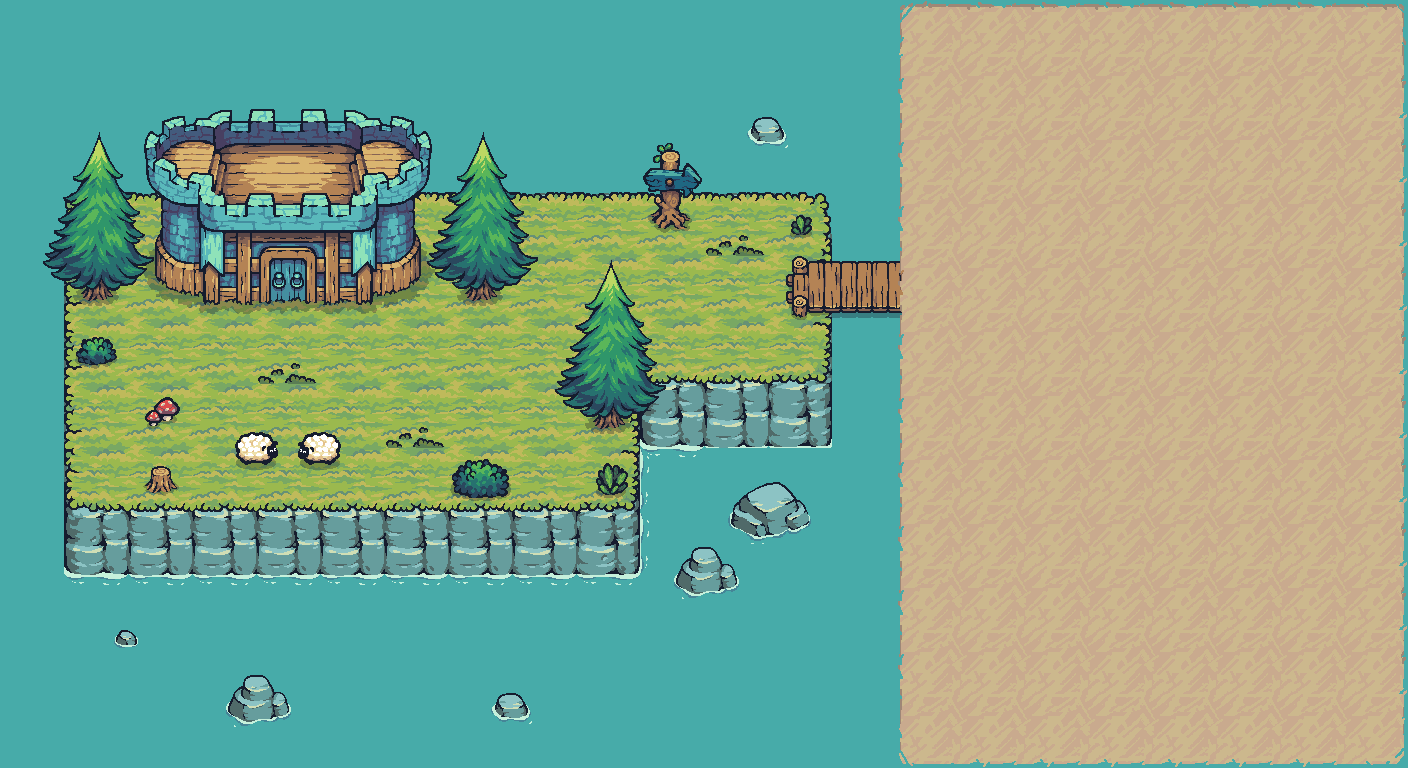

Tiled map render using the project's own tile images. Description and the map definition, with tile-layer contents summarised, below:
An orthogonal 22x12 tile map with 64x64 px tiles, 10 tile layers (Water, Foam, Foam2, IslandElevation, ...), 21 tilesets and 1 object (Player).

<map version="1.10" tiledversion="1.11.2" orientation="orthogonal" renderorder="right-down" width="22" height="12" tilewidth="64" tileheight="64" infinite="0" nextlayerid="18" nextobjectid="8">
 <tileset firstgid="1" source="Water.tsx" />
 <tileset firstgid="2" source="Carved_9Slides.tsx" />
 <tileset firstgid="11" source="Foam.tsx" />
 <tileset firstgid="83" source="Tilemap_Flat.tsx" />
 <tileset firstgid="123" source="Tilemap_Elevation.tsx" />
 <tileset firstgid="155" source="Castle_Blue.tsx" />
 <tileset firstgid="175" source="Tree.tsx" />
 <tileset firstgid="283" source="Bridge_All.tsx" />
 <tileset firstgid="295" source="mushroom1.tsx" />
 <tileset firstgid="296" source="mushroom2.tsx" />
 <tileset firstgid="297" source="mushroom3.tsx" />
 <tileset firstgid="298" source="mushroom4.tsx" />
 <tileset firstgid="299" source="Bushes.tsx" />
 <tileset firstgid="306" source="Stones.tsx" />
 <tileset firstgid="309" source="Directions.tsx" />
 <tileset firstgid="312" source="HappySheep_All.tsx" />
 <tileset firstgid="376" source="Rocks_01.tsx" />
 <tileset firstgid="408" source="Rocks_02.tsx" />
 <tileset firstgid="440" source="Rocks_04.tsx" />
 <tileset firstgid="472" source="Rocks_03.tsx" />
 <tileset firstgid="504" source="HappySheep_All_Flipped.tsx" />
 <layer id="4" name="Water" width="22" height="12">
  <data>[264 cells, 264 non-empty, 1 distinct tile ids]</data>
 </layer>
 <layer id="10" name="Foam" width="22" height="12">
  <data>[264 cells, 27 non-empty, 7 distinct tile ids]</data>
 </layer>
 <layer id="15" name="Foam2" width="22" height="12">
  <data>[264 cells, 21 non-empty, 13 distinct tile ids]</data>
 </layer>
 <layer id="8" name="IslandElevation" width="22" height="12">
  <data>[264 cells, 41 non-empty, 11 distinct tile ids]</data>
 </layer>
 <layer id="9" name="TopGrass" width="22" height="12">
  <data>[264 cells, 56 non-empty, 10 distinct tile ids]</data>
 </layer>
 <layer id="16" name="Bridge" width="22" height="12">
  <data>[264 cells, 3 non-empty, 2 distinct tile ids]</data>
 </layer>
 <layer id="11" name="Castle" width="22" height="12">
  <data>[264 cells, 20 non-empty, 20 distinct tile ids]</data>
 </layer>
 <layer id="13" name="Deco" width="22" height="12">
  <data>[264 cells, 35 non-empty, 25 distinct tile ids]</data>
 </layer>
 <objectgroup id="17" name="Spwanpoints">
  <object id="6" name="Player" type="Player" x="192" y="256" width="128" height="128" />
 </objectgroup>
 <layer id="14" name="Deco2" width="22" height="12">
  <data>[264 cells, 34 non-empty, 23 distinct tile ids]</data>
 </layer>
 <layer id="12" name="UI" width="22" height="12">
  <data>[264 cells, 96 non-empty, 9 distinct tile ids]</data>
 </layer>
</map>
